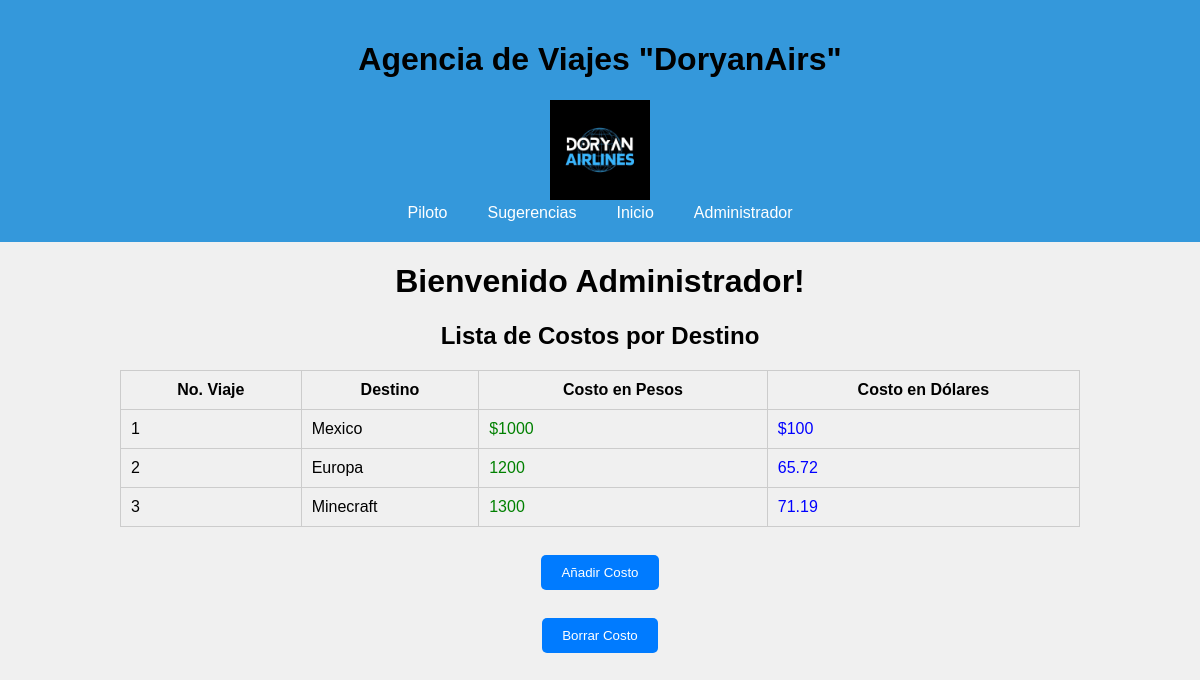
The app's page /cliente.php with its own data.
### tables this page shows
CREATE TABLE `costos` (
  `Id` int(20) NOT NULL,
  `Destino` varchar(20) NOT NULL,
  `Costo_Pesos` varchar(20) NOT NULL,
  `Costo_Dolares` varchar(20) NOT NULL
);

### cliente.php (the view, shortened to what this page needs)
<!DOCTYPE html>
<html lang="en">
<head>
    <link rel="stylesheet" href="style.css">
    <link rel="stylesheet" href="css/cabecera.css">
    <link rel="stylesheet" href="https://cdnjs.cloudflare.com/ajax/libs/animate.css/4.0.0/animate.min.css">
</head>
<body>
<header>
        <h1>Agencia de Viajes "DoryanAirs"</h1>
        <img src="img\logo.jpg" alt="logo" width="100px">
        <nav>
            <a href="index.html">Piloto</a>
            <a href="sugerencias.php">Sugerencias</a>
            <a href="index.php">Inicio</a>
            <a href="index.html">Administrador</a>
        </nav>
    </header>
    <h1>Bienvenido Administrador!</h1>
    <center><h2>Lista de Costos por Destino</h2></center>
        <div class="costos">
            <?php
            $servername = "localhost";
            $username = "root";
            $password = "";
            $database = "viajes";
            $conn = new mysqli($servername, $username, $password, $database, 3306);
            $sql = "SELECT Id, Destino, Costo_Pesos, Costo_Dolares FROM costos";
            $result = $conn->query($sql);
            ?>
            <table>
                <tr>
                    <th>No. Viaje</th>
                    <th>Destino</th>
                    <th>Costo en Pesos</th>
                    <th>Costo en Dólares</th>
                </tr>
                <?php
                if ($result->num_rows > 0) {
                    while ($row = $result->fetch_assoc()) {
                        echo "<tr>";
                        echo "<td>" . $row["Id"] . "</td>";
                        echo "<td>" . $row["Destino"] . "</td>";
                        echo "<td>" . $row["Costo_Pesos"] . "</td>";
                        echo "<td>" . $row["Costo_Dolares"] . "</td>";
                        echo "</tr>";
                    }
                } else {
                    echo "<tr><td colspan='4'>No se encontraron registros.</td></tr>";
                }
                ?>
            </table>
    <br>
    <form action="Costo.html">
        <input type="submit" value="Añadir Costo" />
</form>
<br>
<form action="Borrar2.html">
        <input type="submit" value="Borrar Costo" />
</form>
</body>
</html>

### style.css (style rules this page uses)
body { font-family: Arial, sans-serif; margin: 0; padding: 0; background-color: #f0f0f0; }
header { text-align: center; background-color: #3498db; padding: 20px 0; }
nav { display: flex; justify-content: center; border-color: #000000; }
nav a { text-decoration: none; color: #fff; margin: 0 20px; transition: color 0.3s; border-color: #000000; }
h1 { text-align: center; }
.costos { margin-top: 20px; }

### cliente.php (style rules this page uses)
.viajes-disponibles table, .costos table { width: 80%; margin: 0 auto; border-collapse: collapse; }
.viajes-disponibles th, .viajes-disponibles td, .costos th, .costos td { padding: 10px; border: 1px solid #ccc; }
.costos td:nth-child(3) { color: green; }
.costos td:nth-child(4) { color: blue; }
form { text-align: center; margin-top: 10px; }
input[type="submit"] { background-color: #007BFF; color: #fff; padding: 10px 20px; border: none; cursor: pointer; border-radius: 5px; }

### records on screen
costos: Id "1", Destino "Mexico", Costo_Pesos "$1000", Costo_Dolares "$100"
costos: Id "2", Destino "Europa", Costo_Pesos "1200", Costo_Dolares "65.72"
costos: Id "3", Destino "Minecraft", Costo_Pesos "1300", Costo_Dolares "71.19"
